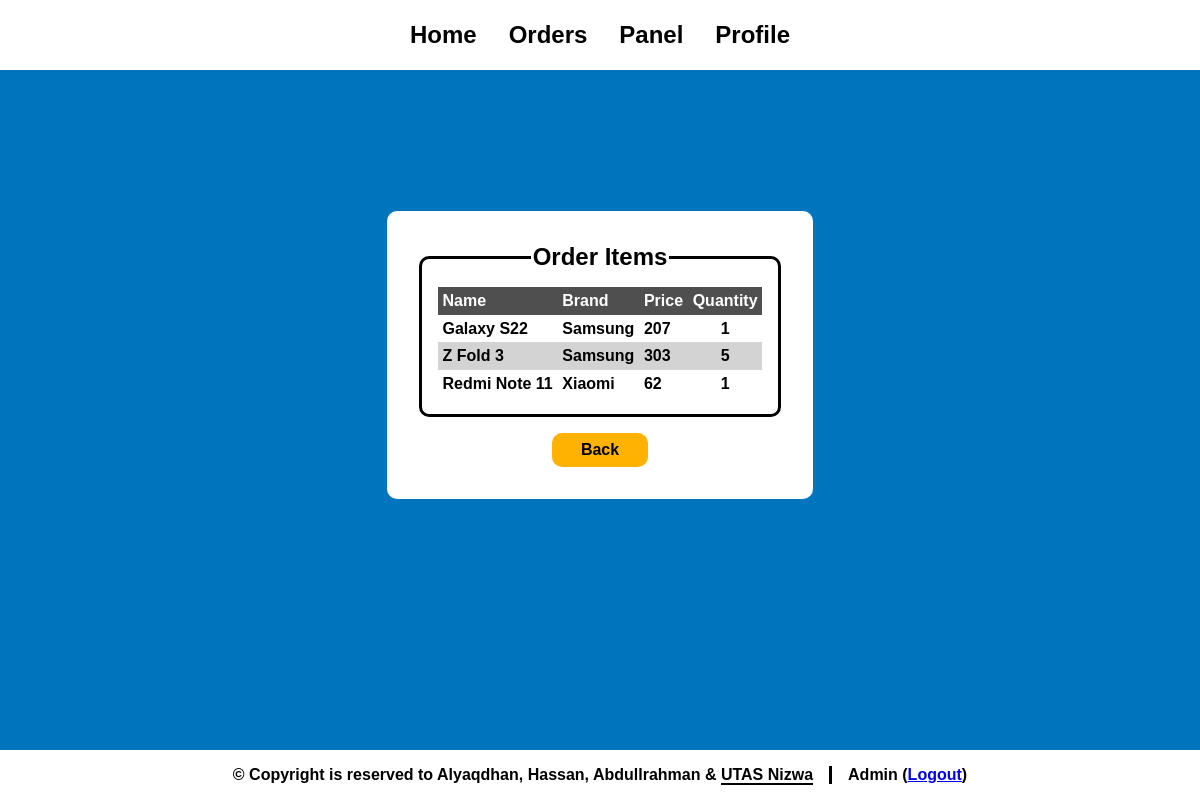
The app's page /orderView.php?oid=1004 (signed in) with its own data.
### tables this page shows
CREATE TABLE `order_items` (
  `orderID` int(11) NOT NULL COMMENT 'Order ID (FK)',
  `iCode` int(11) NOT NULL COMMENT 'Item Code (FK)',
  `quantity` int(11) NOT NULL COMMENT 'Quantity'
);

CREATE TABLE `items` (
  `iCode` int(11) NOT NULL COMMENT 'Item Code',
  `iCategoryCode` int(11) NOT NULL COMMENT 'Item Category Code(FK)',
  `iDesc` varchar(50) NOT NULL COMMENT 'Item Title',
  `iComment` varchar(300) NOT NULL COMMENT 'Item Description',
  `iQty` int(11) NOT NULL COMMENT 'Item Quantity',
  `iSold` int(5) NOT NULL COMMENT 'Item Sales',
  `iCost` int(11) NOT NULL COMMENT 'Item Cost',
  `iPrice` int(11) NOT NULL COMMENT 'Item Price',
  `iSupplierId` int(11) NOT NULL COMMENT 'Item Supplier Id(FK)',
  `iLastPurchasedDate` date NOT NULL COMMENT 'Item Last Purchased Date',
  `iBrand` varchar(10) NOT NULL COMMENT 'Item Brand',
  `img_ext` varchar(10) NOT NULL COMMENT 'Image Extension',
  `Active` varchar(10) NOT NULL DEFAULT 'active'
);

### orderView.php (the view, shortened to what this page needs)
<?php
include('connect.php');
$query = "select * from order_items where orderID = {$_GET['oid']}";
$result = mysqli_query($conn, $query) or die("Error in query: <mark>$query</mark> <p>". mysqli_error($conn));
?>
<html>
    <head>
        <?php include('link.php'); ?>
    </head>
    <body>
        <?php include('header.php'); ?>
        <div>
        <div class="wrapper">
            <div class="container manage address">
                <fieldset>
                    <legend>Order Items</legend>
                    <table clsss="table item">
                        <tr>
                            <th>Name</th>
                            <th>Brand</th>
                            <th>Price</th>
                            <th>Quantity</th>
                        </tr>
                        <?php
                        $line = 0;
                        while ($data = mysqli_fetch_assoc($result)) {
                            $item = mysqli_fetch_row(mysqli_query($conn, "select iDesc, iBrand, iPrice from items where iCode = {$data['iCode']}"));
                            $name = $item[0];
                            $brand = $item[1];
                            $price = $item[2];
                            if ($line % 2 == 1) {$style = "style='background: var(--gray);'";}
                            else {$style = "";}
                            $line += 1;
                            echo "<tr $style>";
                            echo "<td> $name </td>";
                            echo "<td> $brand </td>";
                            echo "<td> ". number_format($price) ." </td>";
                            echo "<td id='center'> {$data['quantity']} </td>";
                            echo "</tr>";
                        }
                        ?>
                    </table>
                </fieldset>
                <div class="buttons">
                    <a href='javascript:history.back()'> Back </a>
                </div>
            </div>
        </div>
        </div>
        <?php include('footer.php'); ?>
    </body>
</html>

### style.css (style rules this page uses)
:root { color-scheme: light; --primary: #ffb300; --secondary: #0174Be; --accent: #006caf; --white: white; --black: black; --gray: lightgray; --red: red; --shadow: black; --fw-regular: 400; --fw-bold: 700; --fs-small: 0.5rem; --fs-normal: 1rem; --fs-large: 1.5rem; --br: 10px; background: var(--secondary); font-family: sans-serif; }
* { transition: 200ms ease-in-out; }
a, input[type="checkbox"] { transition-property: background; }
html { scroll-behavior: smooth; -webkit-tap-highlight-color: transparent; }
body { margin: 0; height: 100%; display: flex; flex-direction: column; }
div:has(.wrapper, .form) { margin: auto; width: 100%; }
.wrapper { overflow-x: auto; }
.container { width: fit-content; margin: auto; margin-block: 2rem; padding: 2rem; background: var(--white); border-radius: var(--br); }
fieldset { border-radius: var(--br); border: solid 3px var(--black); padding: 1rem; display: flex; flex-direction: column; }
legend { font-size: var(--fs-large); font-weight: var(--fw-bold); text-align: center; }
.manage * { font-weight: var(--fw-bold); }
.manage fieldset { max-height: 24rem; overflow-y: auto; margin-bottom: 1rem; width: fit-content; margin-inline: auto; }
.manage fieldset table { border-collapse: collapse; }
.manage fieldset table, .manage fieldset th, .manage fieldset td { text-align: left; padding: .3rem; }
.manage fieldset table tr:first-child { background: color-mix(in srgb, var(--gray) 60%, var(--black) 100%); color: var(--white); position: sticky; top: -1rem; z-index: 5; }
.manage fieldset #center { text-align: center; }
.manage .buttons a { background: var(--primary); padding: .5rem; text-align: center; border-radius: var(--br); text-decoration: none; font-weight: var(--fw-bold); font-size: var(--fs-normal); color: currentColor; }
.manage .buttons { margin: auto; width: fit-content; display: flex; flex-direction: column; gap: .3rem; }
.address .buttons a { width: 5rem; }

### records on screen
order_items: iCode.iDesc "Galaxy S22", iCode.iBrand "Samsung", iCode.iPrice "207", quantity "1"
order_items: iCode.iDesc "Z Fold 3", iCode.iBrand "Samsung", iCode.iPrice "303", quantity "5"
order_items: iCode.iDesc "Redmi Note 11", iCode.iBrand "Xiaomi", iCode.iPrice "62", quantity "1"

### other values on screen
$name "Admin"
